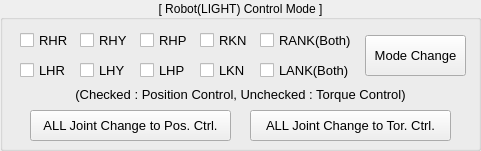
  <widget class="QGroupBox" name="groupBox_4">
   <property name="geometry">
    <rect>
     <x>262</x>
     <y>52</y>
     <width>481</width>
     <height>151</height>
    </rect>
   </property>
   <property name="title">
    <string>[ Robot(LIGHT) Control Mode ]</string>
   </property>
   <property name="alignment">
    <set>Qt::AlignCenter</set>
   </property>
   <widget class="QPushButton" name="BTN_ROBOT_CONTROLMETHOD_CHANGE_TO_POS">
    <property name="enabled">
     <bool>true</bool>
    </property>
    <property name="geometry">
     <rect>
      <x>30</x>
      <y>110</y>
      <width>201</width>
      <height>31</height>
     </rect>
    </property>
    <property name="font">
     <font>
      <pointsize>10</pointsize>
     </font>
    </property>
    <property name="text">
     <string>ALL Joint Change to Pos. Ctrl.</string>
    </property>
   </widget>
   <widget class="QCheckBox" name="CBX_ROBOT_CONTROLMETHOD_RHY">
    <property name="enabled">
     <bool>true</bool>
    </property>
    <property name="geometry">
     <rect>
      <x>80</x>
      <y>30</y>
      <width>51</width>
      <height>20</height>
     </rect>
    </property>
    <property name="font">
     <font>
      <pointsize>10</pointsize>
     </font>
    </property>
    <property name="text">
     <string>RHY</string>
    </property>
   </widget>
   <widget class="QCheckBox" name="CBX_ROBOT_CONTROLMETHOD_RHR">
    <property name="enabled">
     <bool>true</bool>
    </property>
    <property name="geometry">
     <rect>
      <x>20</x>
      <y>30</y>
      <width>51</width>
      <height>20</height>
     </rect>
    </property>
    <property name="font">
     <font>
      <pointsize>10</pointsize>
     </font>
    </property>
    <property name="text">
     <string>RHR</string>
    </property>
   </widget>
   <widget class="QCheckBox" name="CBX_ROBOT_CONTROLMETHOD_RHP">
    <property name="enabled">
     <bool>true</bool>
    </property>
    <property name="geometry">
     <rect>
      <x>140</x>
      <y>30</y>
      <width>51</width>
      <height>20</height>
     </rect>
    </property>
    <property name="font">
     <font>
      <pointsize>10</pointsize>
     </font>
    </property>
    <property name="text">
     <string>RHP</string>
    </property>
   </widget>
   <widget class="QCheckBox" name="CBX_ROBOT_CONTROLMETHOD_RKN">
    <property name="geometry">
     <rect>
      <x>200</x>
      <y>30</y>
      <width>51</width>
      <height>20</height>
     </rect>
    </property>
    <property name="font">
     <font>
      <pointsize>10</pointsize>
     </font>
    </property>
    <property name="text">
     <string>RKN</string>
    </property>
   </widget>
   <widget class="QCheckBox" name="CBX_ROBOT_CONTROLMETHOD_RANK">
    <property name="geometry">
     <rect>
      <x>260</x>
      <y>30</y>
      <width>91</width>
      <height>20</height>
     </rect>
    </property>
    <property name="font">
     <font>
      <pointsize>10</pointsize>
     </font>
    </property>
    <property name="text">
     <string>RANK(Both)</string>
    </property>
   </widget>
   <widget class="QCheckBox" name="CBX_ROBOT_CONTROLMETHOD_LHY">
    <property name="enabled">
     <bool>true</bool>
    </property>
    <property name="geometry">
     <rect>
      <x>80</x>
      <y>60</y>
      <width>51</width>
      <height>20</height>
     </rect>
    </property>
    <property name="font">
     <font>
      <pointsize>10</pointsize>
     </font>
    </property>
    <property name="text">
     <string>LHY</string>
    </property>
   </widget>
   <widget class="QCheckBox" name="CBX_ROBOT_CONTROLMETHOD_LANK">
    <property name="geometry">
     <rect>
      <x>260</x>
      <y>60</y>
      <width>91</width>
      <height>20</height>
     </rect>
    </property>
    <property name="font">
     <font>
      <pointsize>10</pointsize>
     </font>
    </property>
    <property name="text">
     <string>LANK(Both)</string>
    </property>
   </widget>
   <widget class="QCheckBox" name="CBX_ROBOT_CONTROLMETHOD_LHP">
    <property name="enabled">
     <bool>true</bool>
    </property>
    <property name="geometry">
     <rect>
      <x>140</x>
      <y>60</y>
      <width>51</width>
      <height>20</height>
     </rect>
    </property>
    <property name="font">
     <font>
      <pointsize>10</pointsize>
     </font>
    </property>
    <property name="text">
     <string>LHP</string>
    </property>
   </widget>
   <widget class="QCheckBox" name="CBX_ROBOT_CONTROLMETHOD_LHR">
    <property name="enabled">
     <bool>true</bool>
    </property>
    <property name="geometry">
     <rect>
      <x>20</x>
      <y>60</y>
      <width>51</width>
      <height>20</height>
     </rect>
    </property>
    <property name="font">
     <font>
      <pointsize>10</pointsize>
     </font>
    </property>
    <property name="text">
     <string>LHR</string>
    </property>
   </widget>
   <widget class="QCheckBox" name="CBX_ROBOT_CONTROLMETHOD_LKN">
    <property name="geometry">
     <rect>
      <x>200</x>
      <y>60</y>
      <width>51</width>
      <height>20</height>
     </rect>
    </property>
    <property name="font">
     <font>
      <pointsize>10</pointsize>
     </font>
    </property>
    <property name="text">
     <string>LKN</string>
    </property>
   </widget>
   <widget class="QPushButton" name="BTN_ROBOT_CONTROLMETHOD_CHANGE">
    <property name="geometry">
     <rect>
      <x>365</x>
      <y>35</y>
      <width>101</width>
      <height>41</height>
     </rect>
    </property>
    <property name="font">
     <font>
      <pointsize>10</pointsize>
     </font>
    </property>
    <property name="text">
     <string>Mode Change</string>
    </property>
   </widget>
   <widget class="QPushButton" name="BTN_ROBOT_CONTROLMETHOD_CHANGE_TO_TOR">
    <property name="enabled">
     <bool>true</bool>
    </property>
    <property name="geometry">
     <rect>
      <x>250</x>
      <y>110</y>
      <width>201</width>
      <height>31</height>
     </rect>
    </property>
    <property name="font">
     <font>
      <pointsize>10</pointsize>
     </font>
    </property>
    <property name="text">
     <string>ALL Joint Change to Tor. Ctrl.</string>
    </property>
   </widget>
   <widget class="QLabel" name="label_42">
    <property name="geometry">
     <rect>
      <x>50</x>
      <y>86</y>
      <width>381</width>
      <height>16</height>
     </rect>
    </property>
    <property name="font">
     <font>
      <pointsize>10</pointsize>
     </font>
    </property>
    <property name="text">
     <string>(Checked : Position Control, Unchecked : Torque Control)</string>
    </property>
    <property name="alignment">
     <set>Qt::AlignCenter</set>
    </property>
   </widget>
  </widget>
